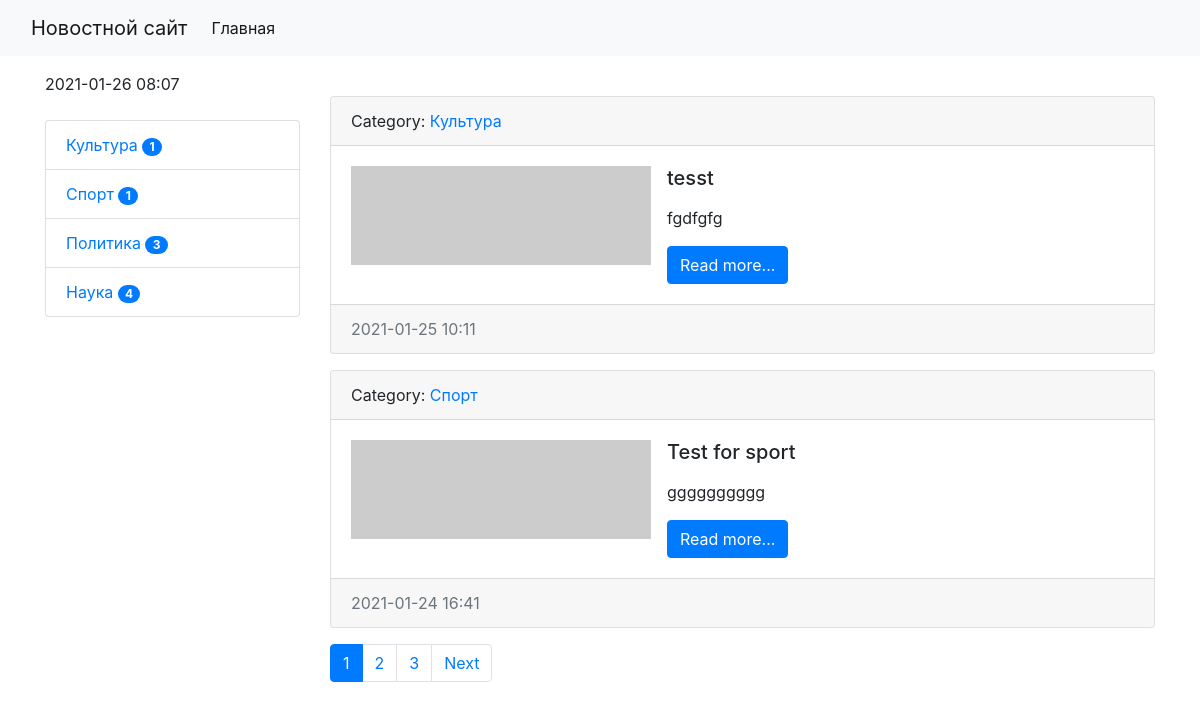
The page / on the database its author committed.
### news/models.py (models this page shows, shortened)
class Category(models.Model):
    title = models.CharField(max_length=120, db_index=True, verbose_name="Наименование категории")
    def get_absolute_url(self):
        return reverse('category', kwargs={'category_id': self.pk})
    def __str__(self):
        return self.title
    class Meta:
        verbose_name = "Категория"
        verbose_name_plural = "Категории"
        ordering = ['title']

class News(models.Model):
    title = models.CharField(max_length=150, verbose_name="Наименование")
    content = models.TextField(blank=True, verbose_name="Контент")
    created_at = models.DateTimeField(auto_now_add=True, verbose_name="Опубликовано")
    updated_at = models.DateTimeField(auto_now=True, verbose_name="Обновлено")
    photo = models.ImageField(upload_to='photos/%Y/%m/%d/', verbose_name="Фото", blank=True)
    is_published = models.BooleanField(default=True, verbose_name="Доступно для публикации")
    category = models.ForeignKey('Category', on_delete=models.PROTECT, null=True, verbose_name="Категория")
    views = models.IntegerField(default=0)
    def get_absolute_url(self):
        return reverse('view_news', kwargs={'pk': self.pk})
    class Meta:
        verbose_name = "Новость"
        verbose_name_plural = "Новости"
        ordering = ['-created_at', 'title']

### news/views.py (the view)
# urls.py: path('', HomeNews.as_view(), name="home"),
class HomeNews(MyMixin, ListView):
    mixin_prop = 'Hello world'
    model = News
    template_name = 'news/index.html'
    context_object_name = 'news'
    queryset = News.objects.select_related('category')
    paginate_by = 2
    extra_context = {
        'title': 'Главная'
    }
    def get_context_data(self, *, object_list=None, **kwargs):
        context = super().get_context_data(**kwargs)
        context['title'] = self.get_upper('Главная страница')
        context['mixin_prop'] = self.get_prop()
        return context

### news/templatetags/news_tags.py (called while the page is built)
@register.inclusion_tag('news/list_categories.html')
def show_categories():
    categories = Category.objects.annotate(cnt=Count('news', filter=F('news__is_published'))).filter(cnt__gt=0)
    return {'categories': categories}

### news/utils.py (called while the page is built)
    def get_prop(self):
        return self.mixin_prop.upper()

    def get_upper(self, s):
        if isinstance(s, str):
            return s.upper()
        else:
            return s.title.upper()

### templates/news/index.html (shortened to what this page needs)
{% extends 'baseNews.html' %}
{% block sidebar %}
    {% include 'inc/sidebar.html' %}
{% endblock %}
{% block content %}
        {% for item in news %}
            <div class="card mb-3">
                <div class="card-header">
                    Category: <a href="{{ item.category.get_absolute_url }}">{{ item.category }}</a>
                </div>
                <div class="card-body">
                    <div class="media">
                        {% if item.photo %}
                            <img src="{{ item.photo.url }}" alt="" width="350" class="mr-3">
                        {% else %}
                            <img src="https://picsum.photos/id/1060/350/235/?blur=2" alt="" width="300"
                                 class="mr-3">
                        {% endif %}
                        <div class="media-body">
                            <h5 class="card-title">{{ item.title }}</h5>
                            <p class="card-text">{{ item.content|safe|linebreaks|truncatewords:100 }}</p>
                            <a href="{{ item.get_absolute_url }}" class="btn btn-primary">Read more...</a>
                        </div>
                    </div>
                </div>
                <div class="card-footer text-muted">
                    {{ item.created_at|date:"Y-m-d H:i" }}
                </div>
            </div>
        {% endfor %}
{% endblock %}

### templates/news/list_categories.html
<div class="list-group">
    {% for item in categories %}
        <a href="{{ item.get_absolute_url }}" class="list-group-item"
           aria-current="true">
            {{ item.title }}
         <span class="badge badge-primary badge-pill">{{ item.cnt }}</span>
        </a>
    {% endfor %}
</div>

### rows shown on the page
Category: title "Культура", cnt "1"
Category: title "Спорт", cnt "1"
Category: title "Политика", cnt "3"
Category: title "Наука", cnt "4"
News: category "Культура", title "tesst", content "fgdfgfg", created_at "2021-01-25 10:11"
News: category "Спорт", title "Test for sport", content "gggggggggg", created_at "2021-01-24 16:41"

### other values the page prints
{{ p }} "1"
{{ p }} "2" "3"
